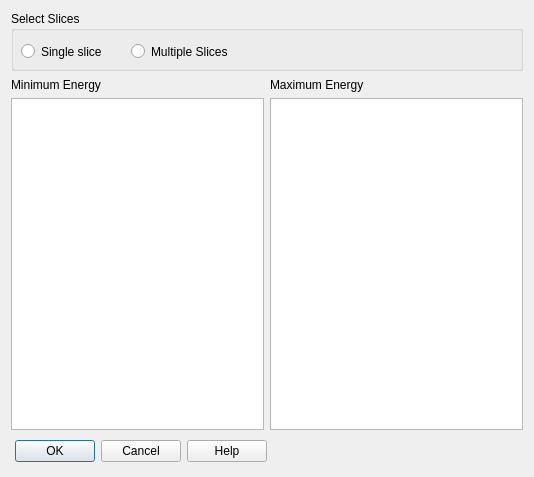
<?xml version="1.0" encoding="UTF-8"?>
<ui version="4.0">
 <class>multipleSelectionDialog</class>
 <widget class="QDialog" name="multipleSelectionDialog">
  <property name="geometry">
   <rect>
    <x>0</x>
    <y>0</y>
    <width>534</width>
    <height>477</height>
   </rect>
  </property>
  <property name="windowTitle">
   <string>Dialog</string>
  </property>
  <layout class="QVBoxLayout" name="verticalLayout">
   <item>
    <widget class="QGroupBox" name="sliceBox">
     <property name="minimumSize">
      <size>
       <width>260</width>
       <height>60</height>
      </size>
     </property>
     <property name="title">
      <string>Select Slices</string>
     </property>
     <widget class="QRadioButton" name="singleButton">
      <property name="geometry">
       <rect>
        <x>10</x>
        <y>30</y>
        <width>102</width>
        <height>21</height>
       </rect>
      </property>
      <property name="text">
       <string>Single slice</string>
      </property>
     </widget>
     <widget class="QRadioButton" name="multiButton">
      <property name="geometry">
       <rect>
        <x>120</x>
        <y>30</y>
        <width>131</width>
        <height>21</height>
       </rect>
      </property>
      <property name="text">
       <string>Multiple Slices</string>
      </property>
     </widget>
    </widget>
   </item>
   <item>
    <layout class="QHBoxLayout" name="selectionLayout">
     <item>
      <layout class="QVBoxLayout" name="minLayout">
       <item>
        <widget class="QLabel" name="minLabel">
         <property name="minimumSize">
          <size>
           <width>125</width>
           <height>15</height>
          </size>
         </property>
         <property name="text">
          <string>Minimum Energy</string>
         </property>
        </widget>
       </item>
       <item>
        <widget class="QListWidget" name="minList">
         <property name="minimumSize">
          <size>
           <width>125</width>
           <height>175</height>
          </size>
         </property>
        </widget>
       </item>
      </layout>
     </item>
     <item>
      <layout class="QVBoxLayout" name="maxLayout">
       <item>
        <widget class="QLabel" name="maxLabel">
         <property name="minimumSize">
          <size>
           <width>125</width>
           <height>15</height>
          </size>
         </property>
         <property name="text">
          <string>Maximum Energy</string>
         </property>
        </widget>
       </item>
       <item>
        <widget class="QListWidget" name="maxList">
         <property name="minimumSize">
          <size>
           <width>125</width>
           <height>175</height>
          </size>
         </property>
        </widget>
       </item>
      </layout>
     </item>
    </layout>
   </item>
   <item>
    <layout class="QHBoxLayout" name="horizontalLayout">
     <item>
      <widget class="QDialogButtonBox" name="buttonBox">
       <property name="minimumSize">
        <size>
         <width>240</width>
         <height>30</height>
        </size>
       </property>
       <property name="orientation">
        <enum>Qt::Horizontal</enum>
       </property>
       <property name="standardButtons">
        <set>QDialogButtonBox::Cancel|QDialogButtonBox::Help|QDialogButtonBox::Ok</set>
       </property>
       <property name="centerButtons">
        <bool>false</bool>
       </property>
      </widget>
     </item>
     <item>
      <spacer name="horizontalSpacer">
       <property name="orientation">
        <enum>Qt::Horizontal</enum>
       </property>
       <property name="sizeHint" stdset="0">
        <size>
         <width>40</width>
         <height>20</height>
        </size>
       </property>
      </spacer>
     </item>
    </layout>
   </item>
  </layout>
 </widget>
 <resources/>
 <connections/>
</ui>
